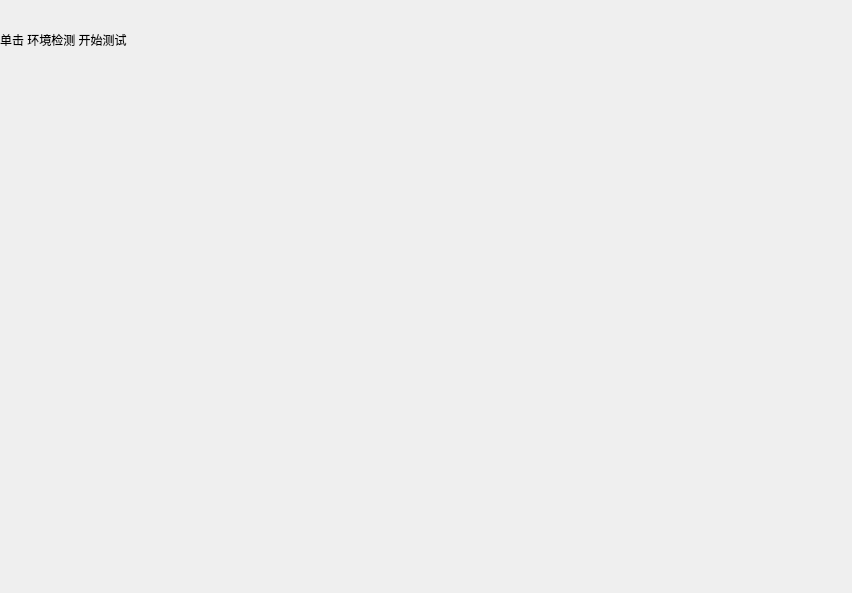
<?xml version="1.0" encoding="UTF-8"?>
<ui version="4.0">
 <class>widgetmodel5</class>
 <widget class="QWidget" name="widgetmodel5">
  <property name="geometry">
   <rect>
    <x>0</x>
    <y>0</y>
    <width>852</width>
    <height>593</height>
   </rect>
  </property>
  <property name="windowTitle">
   <string>Form</string>
  </property>
  <layout class="QVBoxLayout" name="verticalLayout">
   <property name="leftMargin">
    <number>0</number>
   </property>
   <property name="topMargin">
    <number>0</number>
   </property>
   <property name="rightMargin">
    <number>0</number>
   </property>
   <property name="bottomMargin">
    <number>0</number>
   </property>
   <item>
    <widget class="XyResultLabel" name="result">
     <property name="minimumSize">
      <size>
       <width>0</width>
       <height>80</height>
      </size>
     </property>
     <property name="maximumSize">
      <size>
       <width>16777215</width>
       <height>80</height>
      </size>
     </property>
     <property name="text">
      <string>单击 环境检测 开始测试</string>
     </property>
     <property name="margin">
      <number>10</number>
     </property>
    </widget>
   </item>
   <item>
    <layout class="QHBoxLayout" name="horizontalLayout">
     <item>
      <widget class="XyLineChart" name="chart" native="true"/>
     </item>
     <item>
      <widget class="XyProcessLog" name="log" native="true"/>
     </item>
    </layout>
   </item>
  </layout>
 </widget>
 <customwidgets>
  <customwidget>
   <class>XyResultLabel</class>
   <extends>QLabel</extends>
   <header>XyResultLabel.h</header>
  </customwidget>
  <customwidget>
   <class>XyProcessLog</class>
   <extends>QWidget</extends>
   <header location="global">XyProcessLog.h</header>
   <container>1</container>
  </customwidget>
  <customwidget>
   <class>XyLineChart</class>
   <extends>QWidget</extends>
   <header>xylinechart.h</header>
   <container>1</container>
  </customwidget>
 </customwidgets>
 <resources/>
 <connections/>
</ui>
